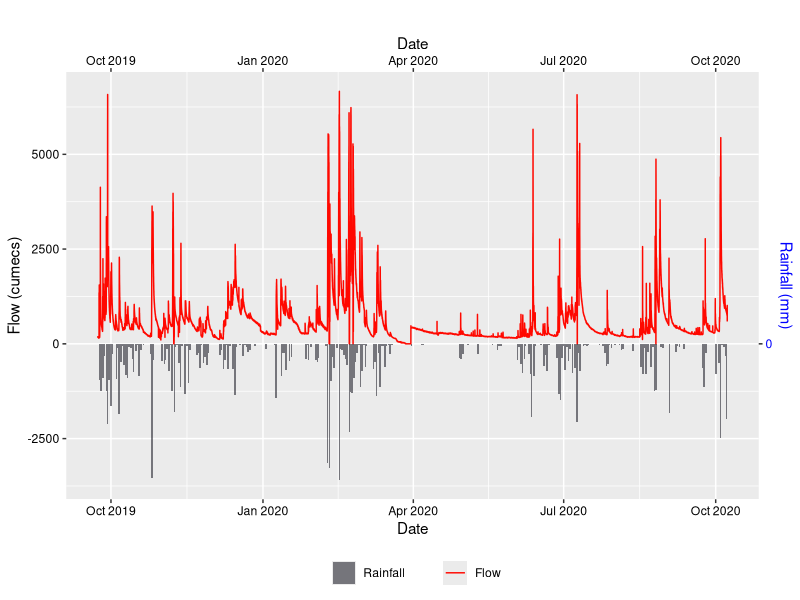
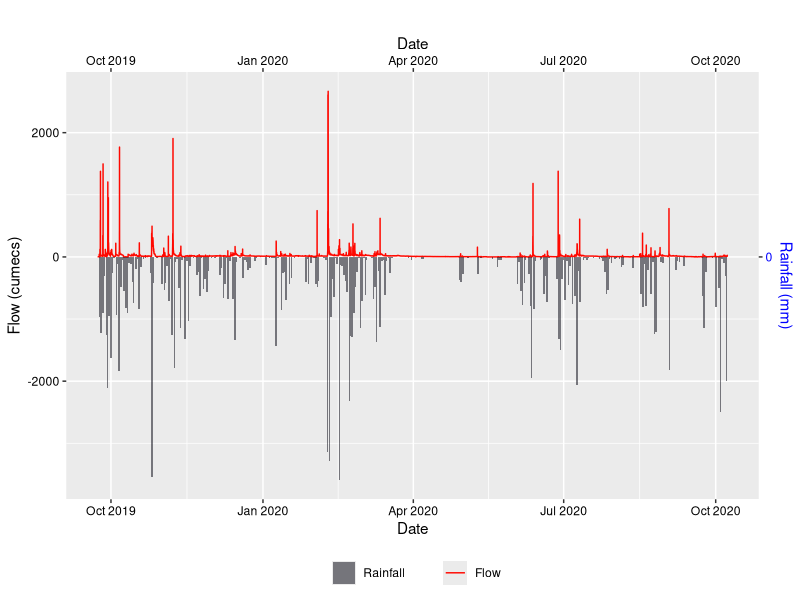
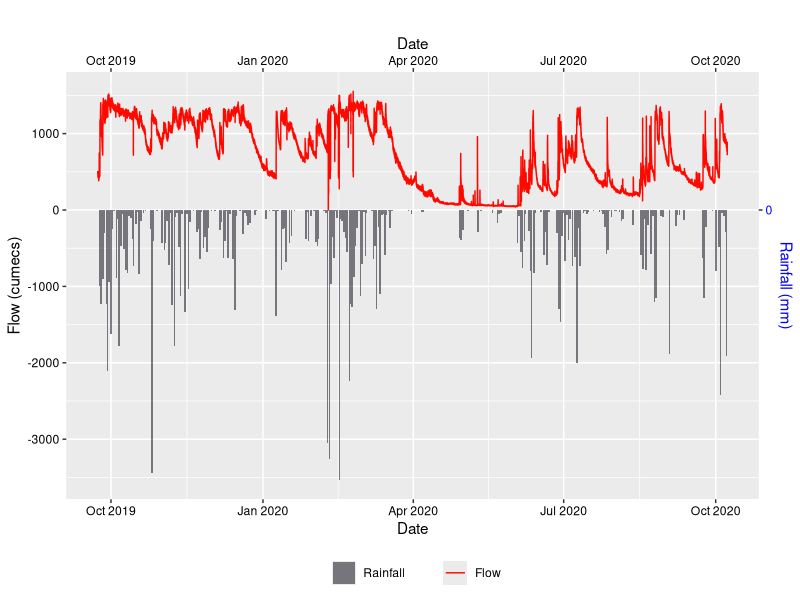
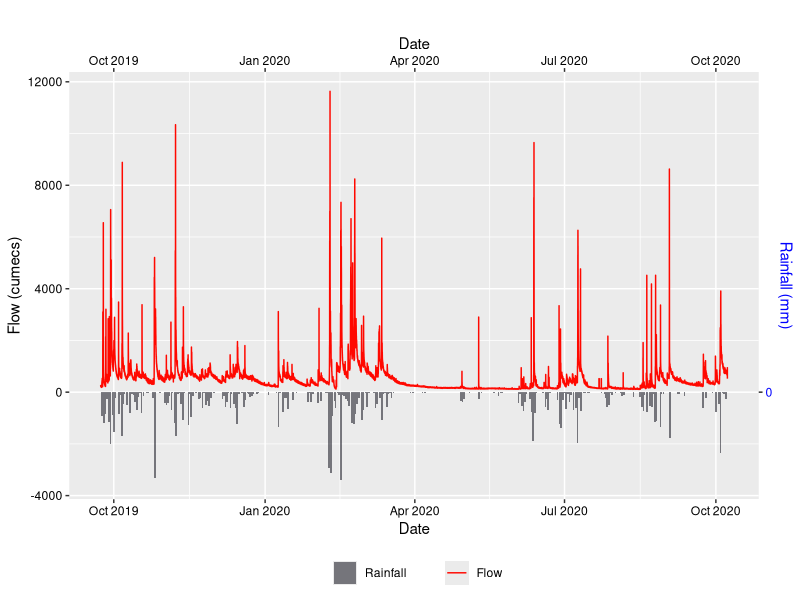
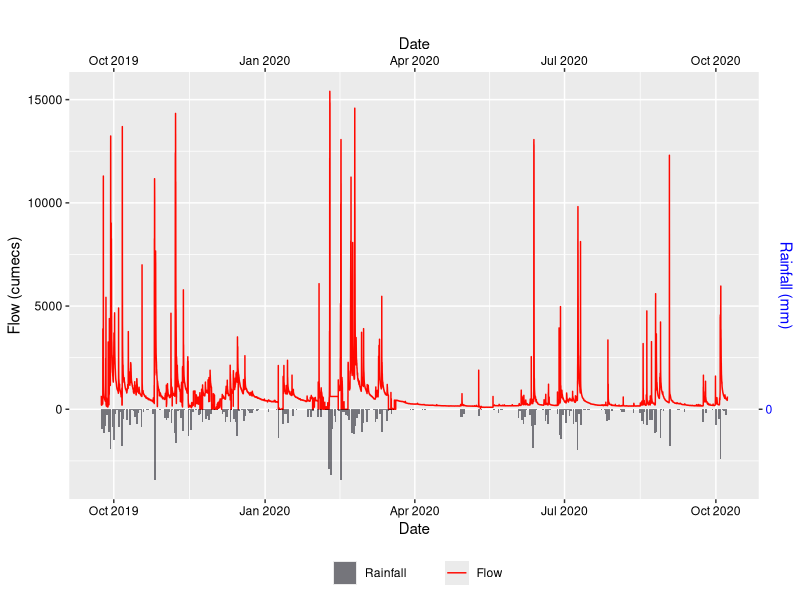
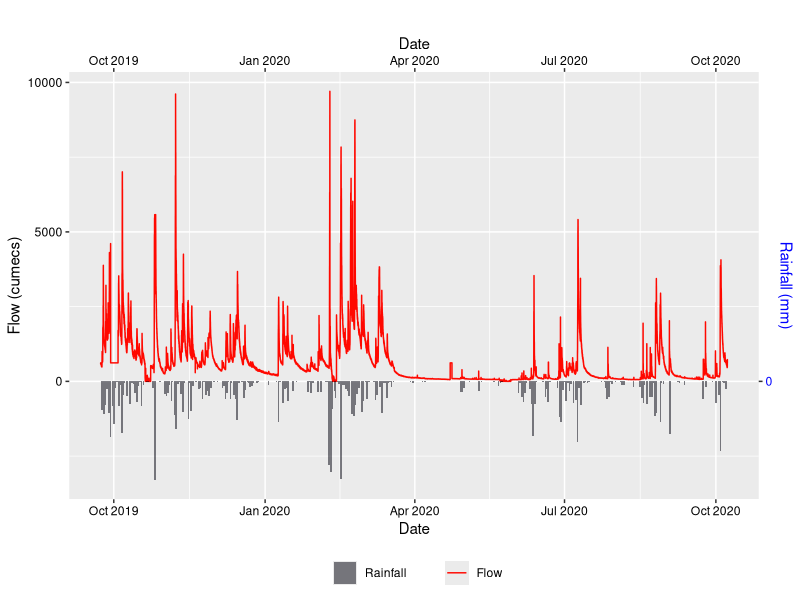
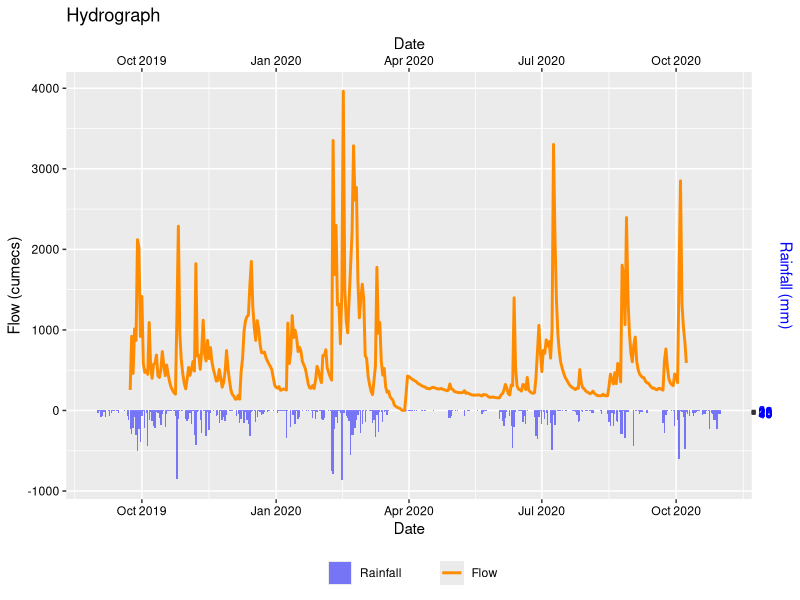
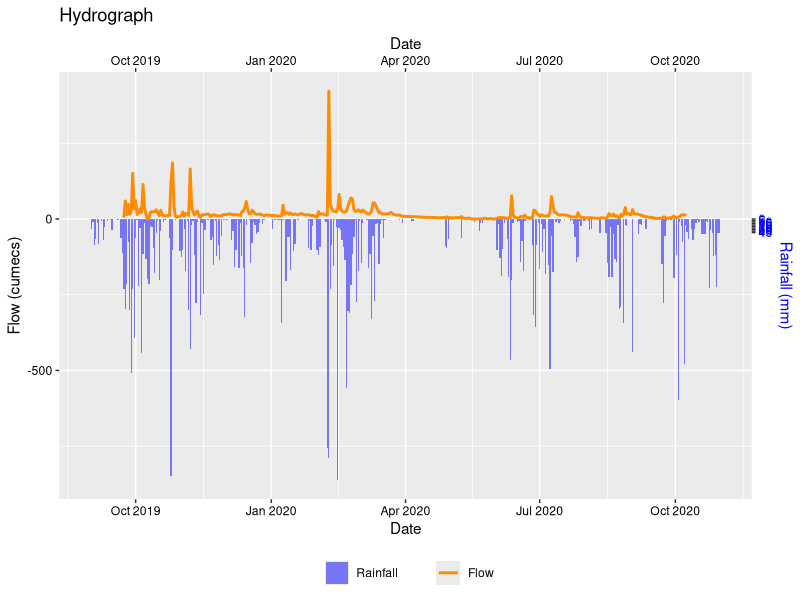

These figures' R source, in order:
#############################################################################################
# Loading the required libraries
#############################################################################################
library(dplyr)
library(ggplot2)
library(patchwork)


#############################################################################################
# Importing the flow and rainfall datasets
#############################################################################################
f1 = read.csv("Pythonanalyses/KNN imputation/data/f1_knn.csv")
f2 = read.csv("Pythonanalyses/KNN imputation/data/f2_knn.csv")
f3 = read.csv("Pythonanalyses/KNN imputation/data/f3_knn.csv")
f4 = read.csv("Pythonanalyses/KNN imputation/data/f4_knn.csv")
f5 = read.csv("Pythonanalyses/KNN imputation/data/f5_knn.csv")
f6 = read.csv("Pythonanalyses/KNN imputation/data/f6_knn.csv")

f1$Time <- as.POSIXct(f1$Time, format = "%Y-%m-%d %H:%M:%S", tz = "UTC")
f2$Time <- as.POSIXct(f2$Time, format = "%Y-%m-%d %H:%M:%S", tz = "UTC")
f3$Time <- as.POSIXct(f3$Time, format = "%Y-%m-%d %H:%M:%S", tz = "UTC")
f4$Time <- as.POSIXct(f4$Time, format = "%Y-%m-%d %H:%M:%S", tz = "UTC")
f5$Time <- as.POSIXct(f5$Time, format = "%Y-%m-%d %H:%M:%S", tz = "UTC")
f6$Time <- as.POSIXct(f6$Time, format = "%Y-%m-%d %H:%M:%S", tz = "UTC")

f1_rn = read.csv("Ranalyses/radar rainfall/data/rain_f1.csv")
f2_rn = read.csv("Ranalyses/radar rainfall/data/rain_f2.csv")
f3_rn = read.csv("Ranalyses/radar rainfall/data/rain_f3.csv")
f4_rn = read.csv("Ranalyses/radar rainfall/data/rain_f4.csv")
f5_rn = read.csv("Ranalyses/radar rainfall/data/rain_f5.csv")
f6_rn = read.csv("Ranalyses/radar rainfall/data/rain_f6.csv")


#############################################################################################
# function ot generate hydrograph by extrapolating rainfall
#############################################################################################
generate_hydrograph <- function(f1, f1_rn) {
  
  # Define fixed start and end dates
  start_date <- as.POSIXct("2019-09-23 00:00:00", tz = "UTC")
  end_date <- as.POSIXct("2020-10-09 23:59:59", tz = "UTC")
  
  # Process rainfall data
  f1_rain <- f1_rn %>%
    select(c("time", "rainfall")) %>%
    mutate(time = as.POSIXct(time, format = "%Y-%m-%d %H:%M:%S", tz = "UTC")) %>%
    filter(time >= start_date & time <= end_date)
  
  # Process flow data
  f1_t <- f1 %>%
    select(c("Time", "f_volume")) %>%
    rename("datetime" = "Time")
  
  # Generate a sequence of 15-minute intervals for the entire period
  time_seq <- seq(from = min(f1$Time), to = max(f1$Time), by = "15 mins")
  
  # Create an empty data frame for 15-minute interval rainfall data
  rainfall_15min <- data.frame(datetime = time_seq, rainfall = 0)
  
  # Function to distribute daily rainfall over 15-minute intervals
  distribute_rainfall <- function(date, amount) {
    # Generate a sequence of 15-minute intervals for the day
    intervals <- seq(from = as.POSIXct(paste(date, "00:00:00")), by = "15 mins", length.out = 96)
    
    # Calculate the rainfall per 15-minute interval
    per_interval <- amount / length(intervals)
    
    # Return a data frame with 15-minute intervals and corresponding rainfall
    return(data.frame(datetime = intervals, rainfall = rep(per_interval, length(intervals))))
  }
  
  # Apply the function to each day in the rainfall data
  rainfall_15min <- do.call(rbind, lapply(1:nrow(f1_rain), function(i) {
    distribute_rainfall(f1_rain$time[i], f1_rain$rainfall[i])
  }))
  
  # Merge the rainfall data with the existing time sequence
  rainfall_15min <- merge(data.frame(datetime = time_seq), rainfall_15min, by = "datetime", all.x = TRUE)
  rainfall_15min$rainfall[is.na(rainfall_15min$rainfall)] <- 0
  
  # Merge the datasets based on datetime
  hydro_data <- merge(f1_t, rainfall_15min, by = "datetime", all = TRUE)
  
  # Replace NA values with 0 in rainfall
  hydro_data$rainfall[is.na(hydro_data$rainfall)] <- 0
 
  # Plot the hydrograph with specified colors
  p <- ggplot(data = hydro_data, aes(x = datetime)) +
  
  # Add the flow line first (so it appears behind the bars)
  geom_line(aes(y = f_volume, color = "Flow"), size = 0.5) +
  
  # Add the inverted rainfall bars
  geom_bar(aes(y = -rainfall * 8000, fill = "Rainfall"), stat = "identity", alpha = 0.5) +
  
  # Scale y-axis for flow and create secondary axis for rainfall
  scale_y_continuous(
    name = "Flow (cumecs)",
    sec.axis = sec_axis(~./-8000, name = "Rainfall (mm)", breaks = seq(0, 45, by = 5))
  ) +
  
  # Duplicate x-axis to top
  scale_x_datetime(
    name = "Date",
    sec.axis = dup_axis(name = "Date")
  ) +
  
  # Set colors for the flow line and rainfall bars
  scale_color_manual(values = c("Flow" = "#ff0800")) +
  scale_fill_manual(values = c("Rainfall" = "#01010d")) +
  
  # Labels and themes
  labs(title = "", x = "Date", color = "", fill = "") +
  theme(
    axis.title.y.left = element_text(color = "black"),
    axis.text.y.left = element_text(color = "black"),
    axis.title.y.right = element_text(color = "blue"),
    axis.text.y.right = element_text(color = "blue"),
    axis.title.x.top = element_text(color = "black"),
    axis.text.x.top = element_text(color = "black"),
    axis.title.x.bottom = element_text(color = "black"),
    axis.text.x.bottom = element_text(color = "black"),
    legend.position = "bottom"
  )

  return(p)
}

hydro_f1 = generate_hydrograph(f1,f1_rn)
ggsave("Ranalyses/flow accumulation/plots/hydro_f1.png", plot = hydro_f1, width = 10, height = 6, dpi = 600)

hydro_f2 = generate_hydrograph(f2,f2_rn)
ggsave("Ranalyses/flow accumulation/plots/hydro_f2.png", plot = hydro_f2, width = 10, height = 6, dpi = 600)

hydro_f3 = generate_hydrograph(f3,f3_rn)
ggsave("Ranalyses/flow accumulation/plots/hydro_f3.png", plot = hydro_f3, width = 10, height = 6, dpi = 600)

hydro_f4 = generate_hydrograph(f4,f4_rn)
ggsave("Ranalyses/flow accumulation/plots/hydro_f4.png", plot = hydro_f4, width = 10, height = 6, dpi = 600)

hydro_f5 = generate_hydrograph(f5,f5_rn)
ggsave("Ranalyses/flow accumulation/plots/hydro_f5.png", plot = hydro_f5, width = 10, height = 6, dpi = 600)

hydro_f6 = generate_hydrograph(f6,f6_rn)
ggsave("Ranalyses/flow accumulation/plots/hydro_f6.png", plot = hydro_f6, width = 10, height = 6, dpi = 600)


#############################################################################################
# function to plot hydrograph by taking average daily flow
#############################################################################################
hydrograph_plot <- function(flow_data, rain_data) {
  # Process daily flow data
  daily_flow_data <- flow_data %>%
    # Extract date from datetime
    mutate(date = as.Date(Time)) %>%
    # Group by the extracted date
    group_by(date) %>%
    # Calculate daily average flow
    summarize(daily_avg_flow = mean(f_volume, na.rm = TRUE)) %>%
    # Optional: Arrange by date
    arrange(date)
  
  # Process rainfall data
  rain_data$date <- as.Date(rain_data$time)
  
  # Merge flow and rainfall data
  hydro_data <- merge(rain_data, daily_flow_data, by = "date", all = TRUE)
  
pp <- ggplot(data = hydro_data, aes(x = date)) +
  
  # Inverted rainfall bars, so they appear at the top
  geom_bar(aes(y = -rainfall * 20, fill = "Rainfall"), stat = "identity", alpha = 0.5) +
  
  # Flow line, ensuring it is behind the bars
  geom_line(aes(y = daily_avg_flow, color = "Flow"), size = 1) +
  
  # Scale y-axis for flow and create secondary axis for rainfall
  scale_y_continuous(
    name = "Flow (cumecs)",
    sec.axis = sec_axis(~., name = "Rainfall (mm)", breaks = seq(-45, 0, by = 5), labels = abs)
  ) +
  
  # Duplicate x-axis to top
  scale_x_date(
    name = "Date",
    sec.axis = dup_axis(name = "Date")
  ) +
  
  # Set colors for the plots
  scale_color_manual(values = c("Flow" = "darkorange")) +
  scale_fill_manual(values = c("Rainfall" = "blue")) +
  
  # Labels and themes
  labs(title = "Hydrograph", color = "", fill = "") +
  theme(
    axis.title.y.left = element_text(color = "black"),
    axis.text.y.left = element_text(color = "black"),
    axis.title.y.right = element_text(color = "blue"),
    axis.text.y.right = element_text(color = "blue"),
    axis.title.x.top = element_text(color = "black"),
    axis.text.x.top = element_text(color = "black"),
    axis.title.x.bottom = element_text(color = "black"),
    axis.text.x.bottom = element_text(color = "black"),
    legend.position = "bottom"
  )

  return(pp)
}

h_f1 = hydrograph_plot(f1,f1_rn)
ggsave("Ranalyses/flow accumulation/plots/h_f1.png", plot = h_f1, width = 10, height = 6, dpi = 600)

h_f2 = hydrograph_plot(f2,f2_rn)
ggsave("Ranalyses/flow accumulation/plots/h_f2.png", plot = h_f2, width = 10, height = 6, dpi = 600)

h_f3 = hydrograph_plot(f3,f3_rn)
ggsave("Ranalyses/flow accumulation/plots/h_f3.png", plot = h_f3, width = 10, height = 6, dpi = 600)

h_f4 = hydrograph_plot(f4,f4_rn)
ggsave("Ranalyses/flow accumulation/plots/h_f4.png", plot = h_f4, width = 10, height = 6, dpi = 600)

h_f5 = hydrograph_plot(f5,f5_rn)
ggsave("Ranalyses/flow accumulation/plots/h_f5.png", plot = h_f5, width = 10, height = 6, dpi = 600)

h_f6 = hydrograph_plot(f6,f6_rn)
ggsave("Ranalyses/flow accumulation/plots/h_f6.png", plot = h_f6, width = 10, height = 6, dpi = 600)


